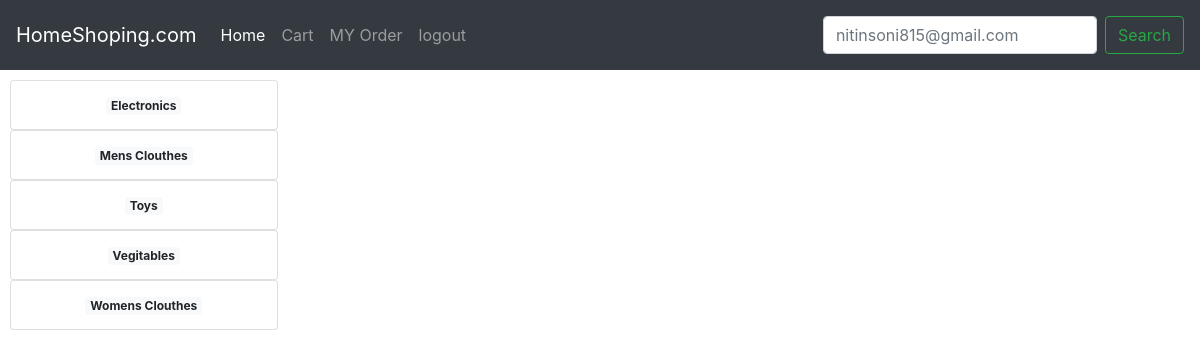
The page /home?category=Toys (signed in) on the database its author committed.
### mainApp/models.py (models this page shows, shortened)
class User(AbstractBaseUser,PermissionsMixin):
    name = models.CharField(max_length=100)
    email = models.EmailField(_('email address'),unique = True)
    phone = models.CharField(max_length=10)
    status=models.BooleanField(default=True)
    is_staff=models.BooleanField(default=False)
    is_active =models.BooleanField(default=True)
    country = models.CharField(max_length=20, null=True, blank=True)
    state=models.CharField(default= None,max_length=20,null=True, blank=True)
    city=models.CharField(max_length=20,default=None,null=True, blank=True)
    landmark = models.CharField(max_length=30, null=True, default=None, blank=True)
    road = models.CharField(max_length=50, null=True, default=None, blank=True)
    place=models.CharField(max_length=50, blank=True,null=True,default=None)
    pin=models.IntegerField(null=True,default=None, blank=True)
    USERNAME_FIELD = 'email'
    REQUIRED_FIELDS = ['name','phone']
    objects = CustomerUserManager()

class Product(models.Model):
    product_name = models.CharField(max_length=50)
    product_title = models.TextField(max_length=300)
    category = models.CharField(choices=CAT_CHOISES,max_length=20)
    quantity_type = models.CharField(choices=CAT_TYPE_CHOISES,max_length=20)
    price = models.BigIntegerField()
    offer = models.IntegerField()
    pro_images = models.ImageField(upload_to='pro_images',max_length = 500)
    total = models.IntegerField()
    avaliable = models.IntegerField()

### mainApp/views.py (the view, shortened to what this page needs)
# urls.py: 2. Add a URL to urlpatterns:  path('', Home.as_view(), name='home')
class Home(View):
    category_data = Product.objects.filter(category="/Pies")
    data = Product.objects.all()
    category_data = Product.objects.raw('SELECT * FROM mainApp_product group by "category"')
    def get(self, request):
         if request.user.is_authenticated:
             itemIN_cart = request.session.get('cart')
             category = request.GET.get('category')
             if category:
                 category_wise = Product.objects.filter(category = 'category')
                 for i in self.category_data:
                     print(i.category)
                 return render(request,'home.html',{'cart':itemIN_cart,'category_data':self.category_data,'data':category_wise})
             else:
                 return render(request,'home.html',{'cart':itemIN_cart,'category_data':self.category_data,'data':self.data})
         else:
             return HttpResponse(f''' <center style="color:red"> <h1>Yor are not authenticated....</h1><br><h4><a herf="/login"> Login First !<h4></center>''')

### templates/home.html (shortened to what this page needs)
{% extends "base.html" %} {% block title %} {% endblock title %} {% block body %}
<div class="row" style="background:1;margin-top:-x;">
    <div class="col-sm-3" style="margin-top:10px;height:600px">
        <div style="margin-left:10px">
            {% for i in category_data %}
            <div class="list-group">
                <a href="?category={{i.category}}" class="btn btn-info list-group-item"><span class="badge badge-light">{{i.category}}</span></a>
            </div>
            {% endfor %}
        </div>
    </div>
    <div class="col-sm-9">
    </div>
    {% endblock body %}

### templates/base.html (shortened to what this page needs)
<!DOCTYPE html>
{% load static %}
<html lang="en">
<head>
    <link rel="stylesheet" href="https://cdn.jsdelivr.net/npm/bootstrap@4.0.0/dist/css/bootstrap.min.css">
</head>
<body>
    <nav class="navbar navbar-expand-lg navbar-dark bg-dark">
        <a class="navbar-brand" href="#">HomeShoping.com</a>
        <div class="collapse navbar-collapse" id="navbarText">
          <ul class="navbar-nav mr-auto">
            <li class="nav-item active">
              <a class="nav-link" href="/">Home <span class="sr-only">(current)</span></a>
            </li>
            <li class="nav-item">
              <a class="nav-link" href="/cart">Cart</a>
            </li>
            <li class="nav-item">
              <a class="nav-link" href="/myorder">MY Order</a>
            </li>
            <li class="nav-item">
              <a class="nav-link" href="/logout/">logout</a>
            </li>
          </ul>
          <span class="navbar-text">
            <form class="form-inline">
                <input class="form-control mr-sm-2" type="search" placeholder="{{request.user}}" aria-label="Search">
                <button class="btn btn-outline-success my-2 my-sm-0" type="submit">Search</button>
              </form>
          </span>
        </div>
      </nav>
    {% block body %}
    {% endblock body %}
</body>
</html>

### rows shown on the page
User: user "nitinsoni815@gmail.com"
Product: category "Electronics"
Product: category "Mens Clouthes"
Product: category "Toys"
Product: category "Vegitables"
Product: category "Womens Clouthes"
